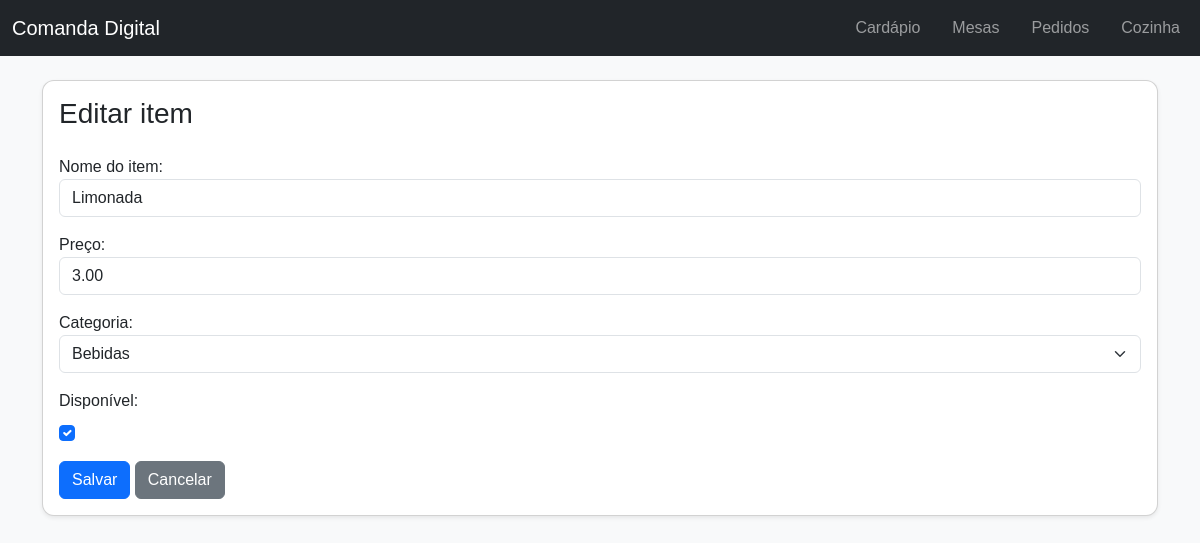
The app's page /cardapio/itens/1/editar/ with its own data.
### restaurante/cardapio/models.py (models this page shows, shortened)
class Item(Model):
    nome_item = models.CharField(max_length=150, verbose_name="nome do item")
    preco = models.DecimalField(
        max_digits=10, decimal_places=2, default=Decimal("0.00"), verbose_name="preço")
    categoria = models.ForeignKey(
        Categoria,
        on_delete=models.PROTECT,
        related_name="itens",
        verbose_name="categoria",
    )
    disponivel = models.BooleanField(default=True, verbose_name="disponível")
    class Meta:
        verbose_name = "Item do cardápio"
        verbose_name_plural = "Itens do cardápio"

### restaurante/cardapio/views.py (the view)
# urls.py: path("itens/<int:pk>/editar/", item_update, name="item_update"),
def item_update(request, pk):
    item = get_object_or_404(Item, pk=pk)
    form = ItemForm(request.POST or None, instance=item)
    if request.method == "POST" and form.is_valid():
        form.save()
        return redirect("item_list")
    return render(request, "cardapio/form_item.html", {"form": form, "titulo": "Editar item"})

### restaurante/cardapio/forms.py
class ItemForm(forms.ModelForm):
    class Meta:
        model = Item
        fields = ["nome_item", "preco", "categoria", "disponivel"]
        labels = {
            "nome_item": "Nome do item",
            "preco": "Preço",
            "categoria": "Categoria",
            "disponivel": "Disponível",
        }
        widgets = {
            "nome_item": forms.TextInput(attrs={"class": "form-control", "placeholder": "Nome do item"}),
            "preco": forms.NumberInput(attrs={"class": "form-control", "step": "0.01", "min": "0"}),
            "categoria": forms.Select(attrs={"class": "form-select"}),
            "disponivel": forms.CheckboxInput(attrs={"class": "form-check-input"}),
        }

### restaurante/cardapio/models.py (called while the page is built)
    def __str__(self):
        return self.nome_categoria

### restaurante/templates/cardapio/form_item.html (shortened to what this page needs)
{% extends 'base.html' %}
{% block content %}
<div class="card shadow-sm">
    <div class="card-body">
        <h1 class="h3 mb-4">{{ titulo }}</h1>
        <form method="post">
            {% for field in form %}
                <div class="mb-3">
                    {{ field.label_tag }}
                    {% if field.field.widget.input_type == 'checkbox' %}
                        <div class="form-check mt-2">
                            {{ field }}
                        </div>
                    {% else %}
                        {{ field }}
                    {% endif %}
                </div>
            {% endfor %}
            <button type="submit" class="btn btn-primary">Salvar</button>
            <a href="{% url 'item_list' %}" class="btn btn-secondary">Cancelar</a>
        </form>
    </div>
</div>
{% endblock %}

### restaurante/static/css/estilos.css (style rules this page uses)
body { font-family: Arial, sans-serif; }
.card { border-radius: 0.75rem; }

### records on screen
Item: form "Limonada" "3.00" "Bebidas", form "☑"

### other values on screen
{{ titulo }} "Editar item"
{{ field.label_tag }} "Nome do item:" "Preço:" "Categoria:" "Disponível:"
